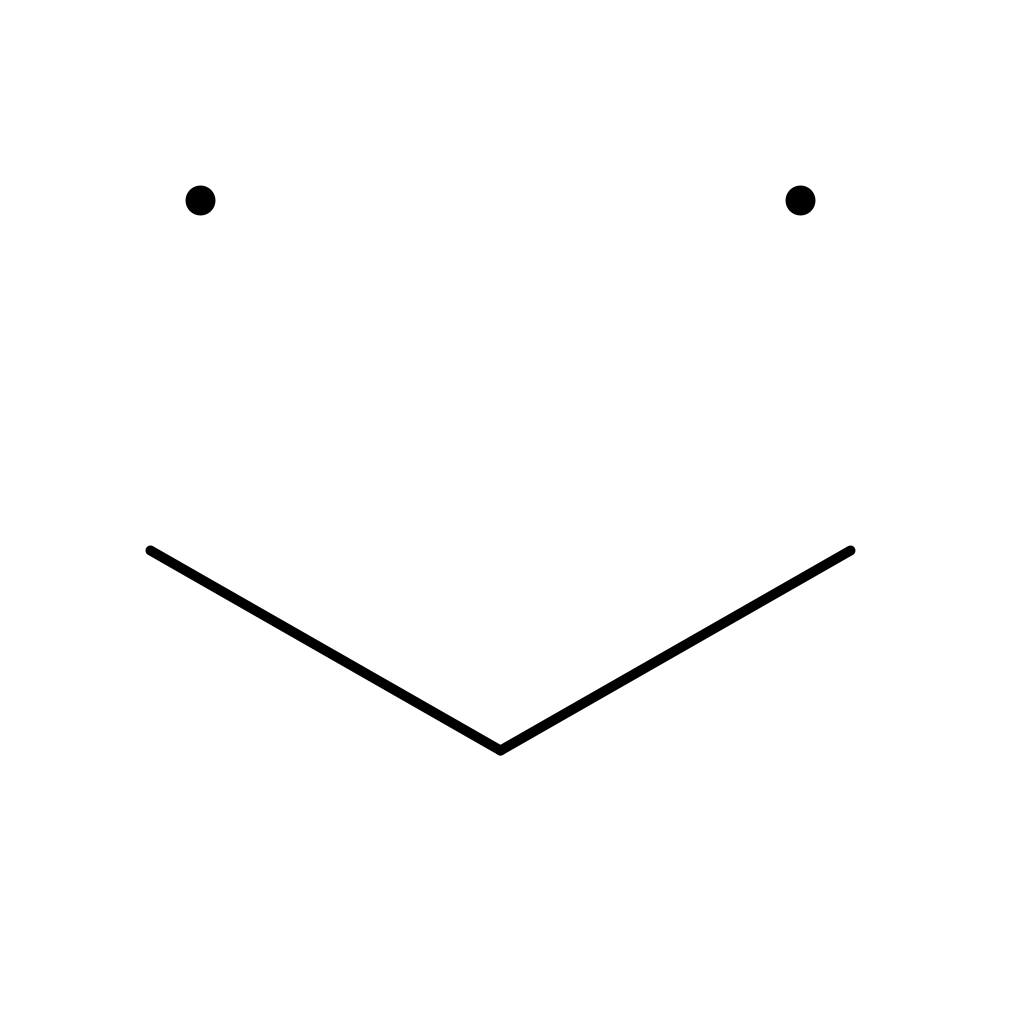
Frame 1 (no input)
Frame 2 (the mouse pressed at the canvas centre, redrawn once): identical to frame 1, image omitted

The Processing sketch that drew this single still picture (run headless with seeded random() and noise(); the mouse was pressed at the canvas centre and the sketch redrawn once):

// Processing sketch: constellation_230827a
// ── constellation_230827a.pde
// this program makes a simple smily face
// using points and lines
// — mrfb 2023-08-27

void setup() {
  size(1024, 1024);
}

void draw() {
  // having background in draw() means we don't see
  // the old lines, particularly in tweak mode
  
  // white paper, black ink
  background(255);
  stroke(0);

  // define all the points
  PVector leftEye = new PVector(200, 200);
  PVector rightEye = new PVector(800, 200);
  PVector mouth1 = new PVector(150, 550);
  PVector mouth2 = new PVector(500, 750);
  PVector mouth3 = new PVector(850, 550);

  // draw the eyes using the eye points
  strokeWeight(30);
  point(leftEye.x, leftEye.y);
  point(rightEye.x, rightEye.y);
  
  // draw the mouth using the mouth points
  strokeWeight(10);
  line(mouth1.x, mouth1.y, mouth2.x, mouth2.y);
  line(mouth2.x, mouth2.y, mouth3.x, mouth3.y);
  save("output.png");
  noLoop();
}
